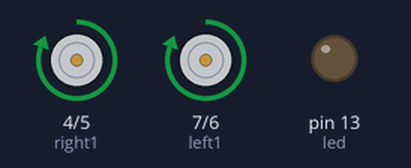
Bench run of a sketch on a simulated Arduino Uno, built with avr-gcc and run on an emulated ATmega328P. Parts: motor-driver pin pairs drawn as motors (green arrow = first pin HIGH = forward, orange = second pin HIGH = backward, longer = more drive), output pins drawn as LEDs (lit = HIGH).

Above: at 0.3 s.
At 2.18 s:
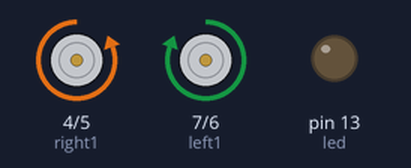
At 5.3 s:
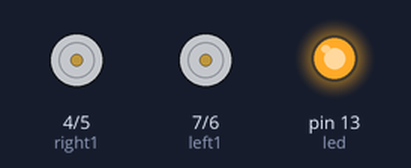
At 6.8 s:
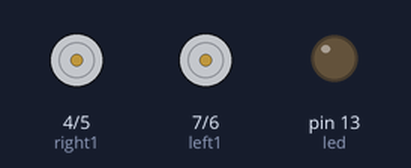
Timing chart, 0 to 10.2 s (numbered marks = the images above):
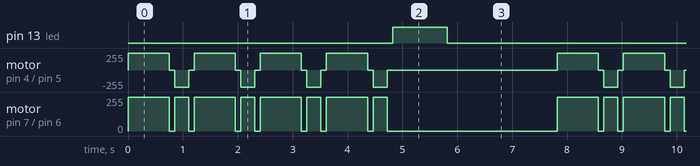

The sketch:

Loopy_Squares.ino
```cpp
/*
  Name: Austin Gnecco, Danny Maas, Jessica Pearson, Saket Shanmugam
  Program: Project 3, Endless Loop
  Description: Trace a loop using functions, and have it loop it so that it runs
  indefinitely. It should pause for three seconds between each loop.
*/


// Right motor
const int right1 = 4;
const int right2 = 5;
// Left Motor
const int left1 = 7;
const int left2 = 6;
// Forward: A/left1 255 (or just high), A/left2 0 (or just low)
const int led = 13;
const int full_speed = 255;
const int forward_time = 750;
const int turn_time = 255;


void setup()
{
  // Declare pin modes
  pinMode(right1, OUTPUT);
  pinMode(right2, OUTPUT);
  pinMode(left1, OUTPUT);
  pinMode(left2, OUTPUT);
  pinMode(led, OUTPUT);
}


//Forward
void Trace1Side()
{
  analogWrite(right1, full_speed);
  digitalWrite(right2, LOW);
  analogWrite(left1, full_speed);
  digitalWrite(left2, LOW);
  delay(forward_time);
  //Stop Motors
  digitalWrite(right1, LOW);
  digitalWrite(right2, LOW);
  digitalWrite(left1, LOW);
  digitalWrite(left2, LOW);
  delay(100);
}


// Turn 90 degrees
void PivotRight()
{
  analogWrite(right2, full_speed);
  digitalWrite(right1, LOW);
  analogWrite(left1, full_speed);
  digitalWrite(left2, LOW);
  delay(turn_time);
  //Stop Motors
  digitalWrite(right1, LOW);
  digitalWrite(right2, LOW);
  digitalWrite(left1, LOW);
  digitalWrite(left2, LOW);
  delay(100);
}

// Flash
void flashLED(int flash_interval)
{
  digitalWrite(led, HIGH);
  delay(flash_interval);
  digitalWrite(led, LOW);
  // End
}

void loop()
{
  //Drive in a square
  Trace1Side();
  PivotRight();
  Trace1Side();
  PivotRight();
  Trace1Side();
  PivotRight();
  Trace1Side();
  PivotRight();
  flashLED(1000);
  delay(2000); //Since it's a three second total, as the LED is on for 1 and it delays for 2
}
```

Measured:
- by itself, pin 13 (led): alternates HIGH for 1.0 s and LOW for 6.8 s
